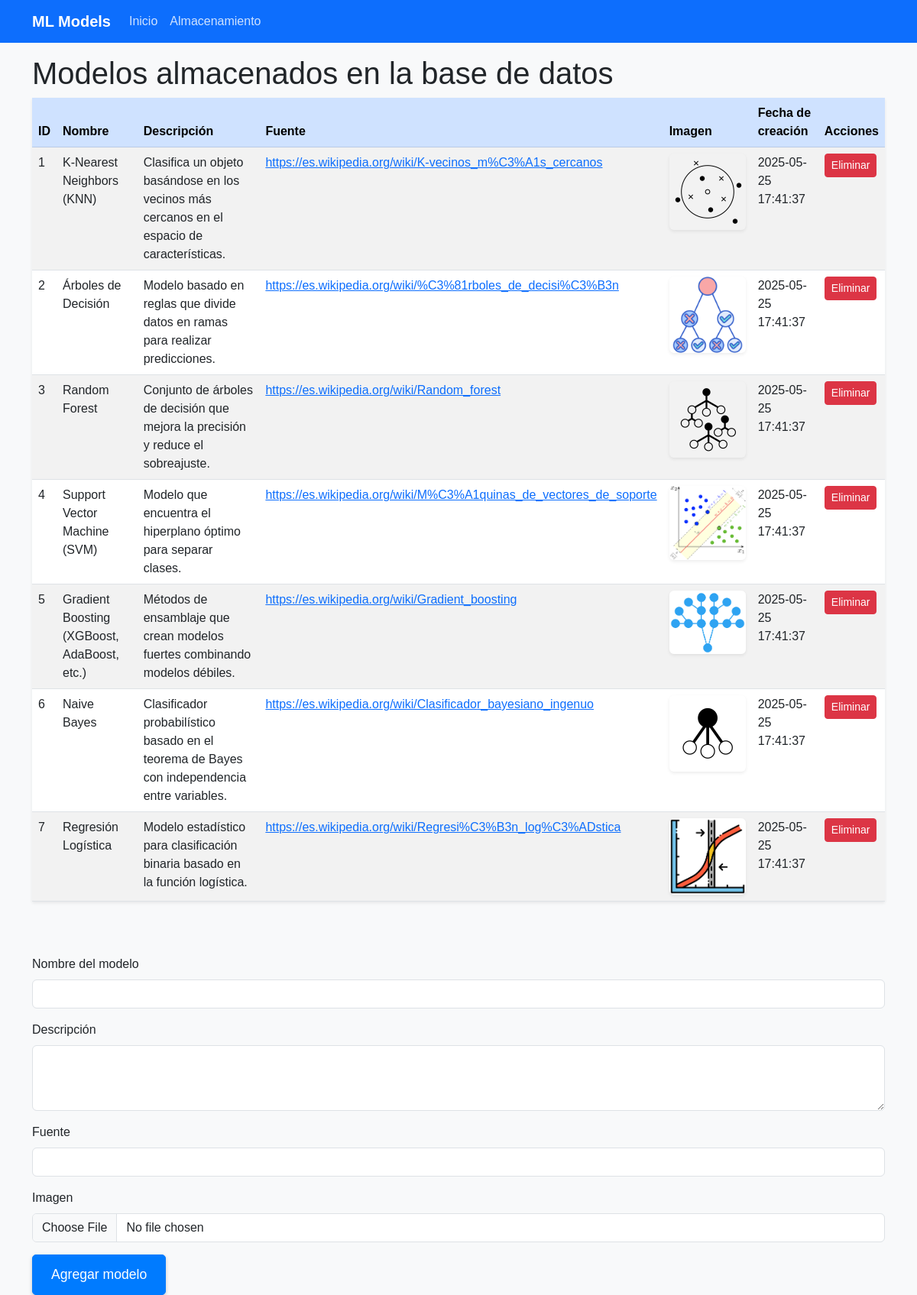
Screenshot of /almacenamiento with the database file from the repository.
### tables this page shows
CREATE TABLE modelos (
            id INTEGER PRIMARY KEY AUTOINCREMENT,
            nombre TEXT NOT NULL,
            descripcion TEXT NOT NULL,
            fuente TEXT NOT NULL,
            imagen TEXT NOT NULL,
            fecha_creacion TIMESTAMP DEFAULT CURRENT_TIMESTAMP
        );

### app.py (the view)
@app.route('/almacenamiento')
def almacenamiento():
    db = get_db()
    modelos_db = db.execute('SELECT * FROM modelos').fetchall()
    modelos_dict = [dict(m) for m in modelos_db]
    return render_template('almacenamiento.html', modelos=modelos_dict)

### database.py (called while the page is built)
def get_db():
    db = sqlite3.connect(DATABASE_PATH)
    db.row_factory = sqlite3.Row
    return db

### templates/almacenamiento.html (shortened to what this page needs)
{% extends "base.html" %}
{% block content %}
<h1>Modelos almacenados en la base de datos</h1>
<table class="table table-striped table-hover shadow-sm">
    <thead class="table-primary">
        <tr>
            <th>ID</th>
            <th>Nombre</th>
            <th>Descripción</th>
            <th>Fuente</th>
            <th>Imagen</th>
            <th>Fecha de creación</th>
            <th>Acciones</th>
        </tr>
    </thead>
    <tbody>
        {% for m in modelos %}
        <tr>
            <td>{{ m['id'] }}</td>
            <td>{{ m['nombre'] }}</td>
            <td>{{ m['descripcion'] }}</td>
            <td><a href="{{ m['fuente'] }}" target="_blank">{{ m['fuente'] }}</a></td>
            <td><img src="{{ url_for('static', filename='images/' + m['imagen']) }}" alt="{{ m['nombre'] }}" width="100" class="rounded shadow-sm"></td>
            <td>{{ m['fecha_creacion'] }}</td>
            <td>
                <form method="POST" action="{{ url_for('eliminar_modelo', id=m['id']) }}" style="display: inline;"
                      onsubmit="return confirm('¿Estás seguro de que deseas eliminar este modelo?');">
                    <button type="submit" class="btn btn-danger btn-sm">Eliminar</button>
                </form>
            </td>
        </tr>
        {% endfor %}
    </tbody>
</table>
<form method="post" action="{{ url_for('agregar_modelo') }}" enctype="multipart/form-data">
    <div class="mb-3">
        <label for="nombre" class="form-label">Nombre del modelo</label>
        <input type="text" class="form-control" id="nombre" name="nombre" required>
    </div>
    <div class="mb-3">
        <label for="descripcion" class="form-label">Descripción</label>
        <textarea class="form-control" id="descripcion" name="descripcion" rows="3" required></textarea>
    </div>
    <div class="mb-3">
        <label for="fuente" class="form-label">Fuente</label>
        <input type="text" class="form-control" id="fuente" name="fuente" required>
    </div>
    <div class="mb-3">
        <label for="imagen" class="form-label">Imagen</label>
        <input type="file" class="form-control" id="imagen" name="imagen" accept="image/*" required>
    </div>
    <button type="submit" class="btn btn-primary">Agregar modelo</button>
</form>
{% endblock %}

### templates/base.html (shortened to what this page needs)
<!DOCTYPE html>
<html lang="es">
<head>
    <link href="https://cdn.jsdelivr.net/npm/bootstrap@5.3.0/dist/css/bootstrap.min.css" rel="stylesheet" />
    <link rel="stylesheet" href="{{ url_for('static', filename='css/style.css') }}">
</head>
<body>
    <nav class="navbar navbar-expand-lg navbar-dark bg-primary mb-3">
        <div class="container">
            <a class="navbar-brand" href="/">ML Models</a>
            <div class="collapse navbar-collapse" id="navbarNav">
                <ul class="navbar-nav">
                    <li class="nav-item">
                        <a class="nav-link" href="{{ url_for('index') }}">Inicio</a>
                    </li>
                    <li class="nav-item">
                        <a class="nav-link" href="{{ url_for('almacenamiento') }}">Almacenamiento</a>
                    </li>
                </ul>
            </div>
        </div>
    </nav>
    <div class="container">
        {% block content %}{% endblock %}
    </div>
</body>
</html>

### static/css/style.css (style rules this page uses)
body { font-family: 'Arial', sans-serif; background-color: #f8f9fa; }
.navbar-brand { font-weight: bold; }
.btn-primary { background-color: #007bff; border-color: #007bff; transition: background-color 0.3s ease-in-out, transform 0.3s ease-in-out; padding: 12px 24px; font-size: 1.1rem; border-radius: 5px; box-shadow: 0 2px 5px rgba(0, 0, 0, 0.2); position: relative; overflow: hidden; }
.navbar-nav .nav-link { position: relative; color: rgba(255, 255, 255, 0.8); transition: color 0.3s ease; }
.navbar-nav .nav-link::before { content: ""; position: absolute; left: 0; bottom: 0; width: 100%; height: 2px; background-color: white; transform: scaleX(0); transform-origin: left; transition: transform 0.3s ease; }

### rows the page displays
modelos: id "1", nombre "K-Nearest Neighbors (KNN)", descripcion "Clasifica un objeto basándose en los vecinos más cercanos en el espacio de características.", fuente "https://es.wikipedia.org/wiki/K-vecinos_m%C3%A1s_cercanos", imagen (picture), fecha_creacion "2025-05-25 17:41:37"
modelos: id "2", nombre "Árboles de Decisión", descripcion "Modelo basado en reglas que divide datos en ramas para realizar predicciones.", fuente "https://es.wikipedia.org/wiki/%C3%81rboles_de_decisi%C3%B3n", imagen (picture), fecha_creacion "2025-05-25 17:41:37"
modelos: id "3", nombre "Random Forest", descripcion "Conjunto de árboles de decisión que mejora la precisión y reduce el sobreajuste.", fuente "https://es.wikipedia.org/wiki/Random_forest", imagen (picture), fecha_creacion "2025-05-25 17:41:37"
modelos: id "4", nombre "Support Vector Machine (SVM)", descripcion "Modelo que encuentra el hiperplano óptimo para separar clases.", fuente "https://es.wikipedia.org/wiki/M%C3%A1quinas_de_vectores_de_soporte", imagen (picture), fecha_creacion "2025-05-25 17:41:37"
modelos: id "5", nombre "Gradient Boosting (XGBoost, AdaBoost, etc.)", descripcion "Métodos de ensamblaje que crean modelos fuertes combinando modelos débiles.", fuente "https://es.wikipedia.org/wiki/Gradient_boosting", imagen (picture), fecha_creacion "2025-05-25 17:41:37"
modelos: id "6", nombre "Naive Bayes", descripcion "Clasificador probabilístico basado en el teorema de Bayes con independencia entre variables.", fuente "https://es.wikipedia.org/wiki/Clasificador_bayesiano_ingenuo", imagen (picture), fecha_creacion "2025-05-25 17:41:37"
modelos: id "7", nombre "Regresión Logística", descripcion "Modelo estadístico para clasificación binaria basado en la función logística.", fuente "https://es.wikipedia.org/wiki/Regresi%C3%B3n_log%C3%ADstica", imagen (picture), fecha_creacion "2025-05-25 17:41:37"
